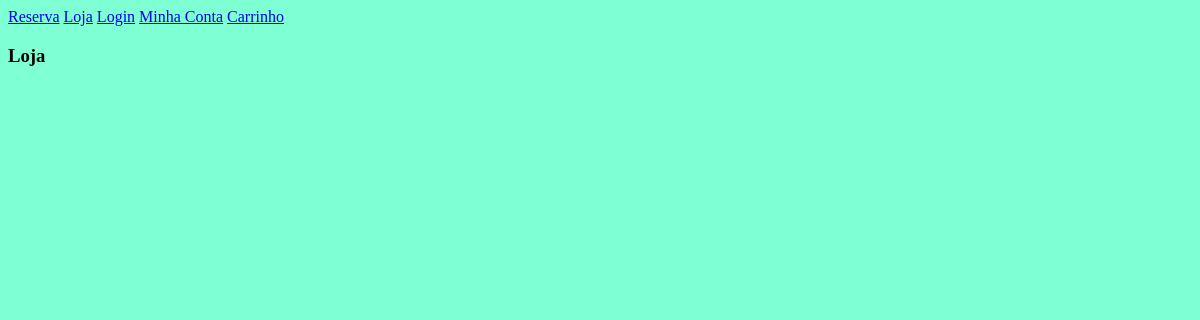
Page /loja/ on the earlier database version.
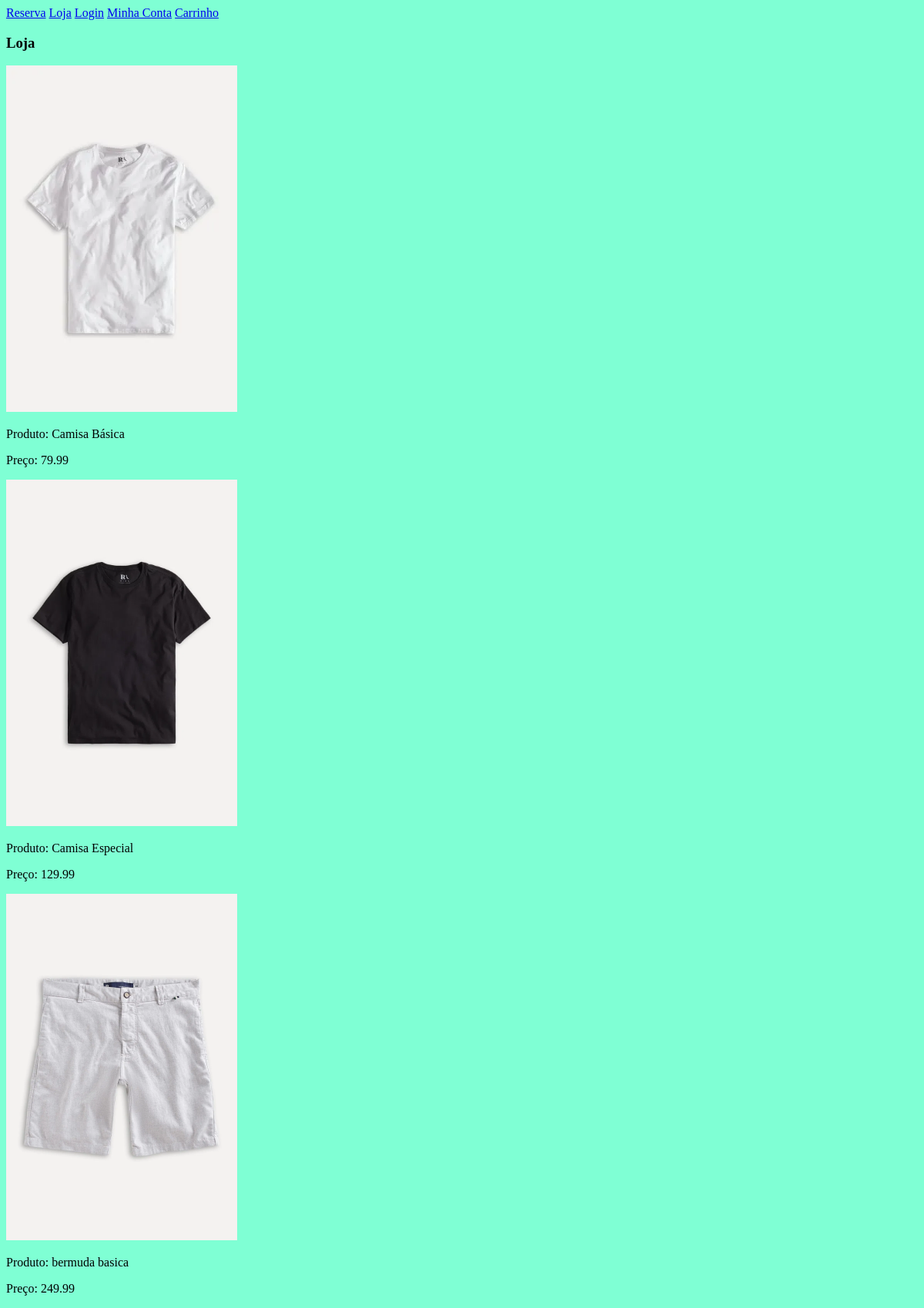
Same page on the later database version.
### loja/models.py (models this page shows, shortened)
class Produto(models.Model):
    imagem = models.ImageField(null=True, blank=True)
    nome = models.CharField(max_length=200, null=True, blank=True)
    preco = models.DecimalField(max_digits=10, decimal_places=2)
    ativo = models.BooleanField(default=True)
    categoria = models.ForeignKey(Categoria, null=True, blank=True, on_delete=models.SET_NULL)
    tipo = models.ForeignKey(Tipo, null=True, blank=True, on_delete=models.SET_NULL)

### loja/views.py (the view)
# urls.py: path('', include('loja.urls'))
def loja(request, nome_categoria = None):
    produtos = Produto.objects.filter(ativo=True)
    if nome_categoria:
        produtos = produtos.filter(categoria__nome = nome_categoria)
    context = {"produtos": produtos}
    return render(request, 'loja.html', context)

### loja/templates/loja.html
{% extends 'base.html' %} {% load static %} {% block body %}
<h3>Loja</h3>
{% for produto in produtos %}
<a href="{% url 'ver_produto' produto.id %}"
  ><img src="{{ produto.imagem.url}}" width="300" height="450"
/></a>
<p>Produto: {{ produto.nome }}</p>
<p>Preço: {{ produto.preco }}</p>
{% endfor %} {%endblock %}

### loja/templates/base.html (shortened to what this page needs)
{% load static %}
<!DOCTYPE html>
<html lang="pt-br">
  <head>
    <link rel="stylesheet" href="{% static 'css/main.css' %}" />
    <link
      rel="stylesheet"
      href="https://cdnjs.cloudflare.com/ajax/libs/font-awesome/7.0.0/css/all.min.css"
    />
  </head>
  <body>
    {% include 'navbar.html' %} {% block body %} {% endblock %}
  </body>
</html>

### loja/templates/navbar.html
<nav>
  <a href="{% url 'homepage' %}">Reserva</a>
  <a href="{% url 'loja' %}">Loja</a>
  <a href="{% url 'login' %}">Login</a>
  <a href="{% url 'minha_conta' %}">Minha Conta</a>
  <a href="{% url 'carrinho' %}">Carrinho</a>
</nav>

### static/css/main.css (style rules this page uses)
body { background-color: aquamarine; }

Differences in the rows shown:
added Produto: imagem (picture), nome "Camisa Básica", preco "79.99"
added Produto: imagem (picture), nome "Camisa Especial", preco "129.99"
added Produto: imagem (picture), nome "bermuda basica", preco "249.99"
